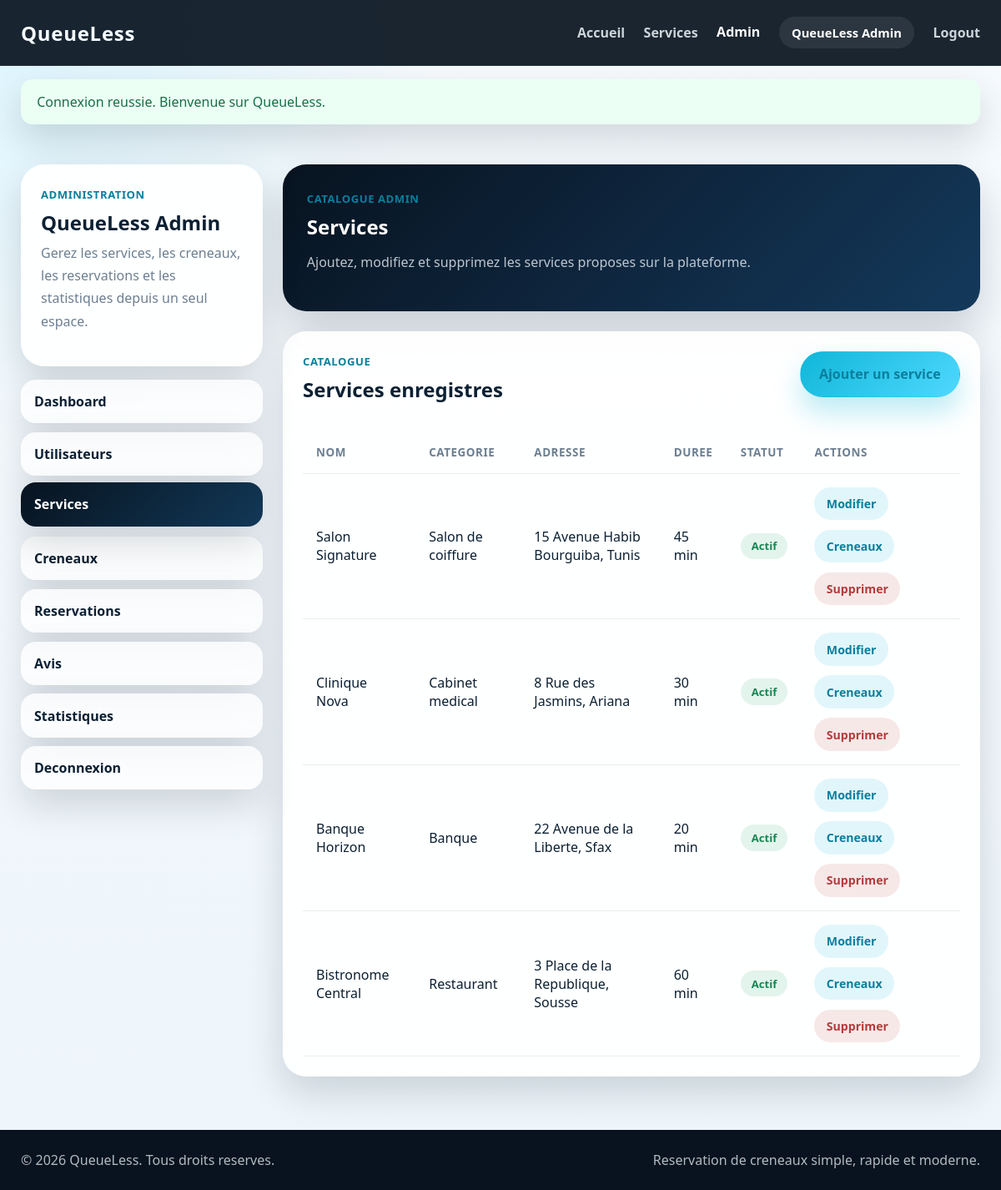
Screenshot of /admin/services.php (signed in) with the database file from the repository.
### tables this page shows
CREATE TABLE services (
    id INT UNSIGNED AUTO_INCREMENT PRIMARY KEY,
    nom VARCHAR(150) NOT NULL,
    description TEXT NOT NULL,
    categorie VARCHAR(100) NOT NULL,
    adresse VARCHAR(255) NOT NULL,
    image VARCHAR(255) DEFAULT NULL,
    duree_moyenne INT UNSIGNED NOT NULL DEFAULT 30,
    actif TINYINT(1) NOT NULL DEFAULT 1,
    created_at TIMESTAMP NOT NULL DEFAULT CURRENT_TIMESTAMP,
    INDEX idx_services_categorie (categorie),
    INDEX idx_services_actif (actif)
);

### includes/functions.php (called while the page is built, shortened)
<?php
function e(?string $value): string
{
    return htmlspecialchars((string) $value, ENT_QUOTES, 'UTF-8');
}
function url(string $path = ''): string
{
    $path = ltrim($path, '/');
    return (APP_URL !== '' ? APP_URL : '') . '/' . $path;
}
function badge_class_for(string $status): string
{
    $status = strtolower($status);
    if (in_array($status, ['reservee', 'disponible', 'actif', 'success'], true)) {
        return 'status-badge success';
    }
    return 'status-badge';
}

### admin/services.php (the view, shortened to what this page needs)
<?php
$services = [];
try {
    $pdo = getPDO();
    $servicesStatement = $pdo->query(
        'SELECT
            s.id,
            s.nom,
            s.categorie,
            s.adresse,
            s.actif,
            s.duree_moyenne,
            (
                SELECT COUNT(*)
                FROM slots sl
                WHERE sl.service_id = s.id
            ) AS total_slots
        FROM services s
        ORDER BY s.created_at DESC'
    );
    $services = $servicesStatement->fetchAll();
} catch (Throwable $exception) {
    $databaseWarning = 'Impossible de charger les services pour le moment.';
}
require_once __DIR__ . '/../includes/header.php';
?>
<section class="dashboard-section">
    <div class="container dashboard-layout">
        <?php include __DIR__ . '/../includes/sidebar_admin.php'; ?>
        <div class="dashboard-main">
            <div class="dashboard-hero">
                <span class="dashboard-kicker">Catalogue admin</span>
                <h1>Services</h1>
                <p>Ajoutez, modifiez et supprimez les services proposes sur la plateforme.</p>
            </div>
            <section class="content-panel">
                <div class="panel-heading">
                    <div>
                        <span class="small-label">Catalogue</span>
                        <h2>Services enregistres</h2>
                    </div>
                    <a class="btn btn-primary" href="<?= url('admin/add_service.php'); ?>">Ajouter un service</a>
                </div>
                <?php if ($services): ?>
                    <div class="table-wrapper">
                        <table class="data-table">
                            <thead>
                                <tr>
                                    <th>Nom</th>
                                    <th>Categorie</th>
                                    <th>Adresse</th>
                                    <th>Duree</th>
                                    <th>Statut</th>
                                    <th>Actions</th>
                                </tr>
                            </thead>
                            <tbody>
                                <?php foreach ($services as $service): ?>
                                    <tr>
                                        <td><?= e((string) $service['nom']); ?></td>
                                        <td><?= e((string) $service['categorie']); ?></td>
                                        <td><?= e((string) $service['adresse']); ?></td>
                                        <td><?= e((string) $service['duree_moyenne']); ?> min</td>
                                        <td>
                                            <span class="<?= e(badge_class_for((int) $service['actif'] === 1 ? 'actif' : 'inactif')); ?>">
                                                <?= e((int) $service['actif'] === 1 ? 'Actif' : 'Inactif'); ?>
                                            </span>
                                        </td>
                                        <td>
                                            <div class="table-actions">
                                                <a class="table-link" href="<?= url('admin/edit_service.php?id=' . (int) $service['id']); ?>">Modifier</a>
                                                <a class="table-link" href="<?= url('admin/slots.php?service_id=' . (int) $service['id']); ?>">Creneaux</a>
                                                <form method="POST" action="<?= url('actions/delete_service_action.php'); ?>">
                                                    <button class="table-button danger" type="submit" data-confirm="Supprimer ce service ? Cette action peut echouer si des reservations existent.">
                                                        Supprimer
                                                    </button>
                                                </form>
                                            </div>
                                        </td>
                                    </tr>
                                <?php endforeach; ?>
                            </tbody>
                        </table>
                    </div>
                <?php else: ?>
                    <div class="empty-panel">
                        <p>Aucun service disponible pour le moment.</p>
                    </div>
                <?php endif; ?>
            </section>
        </div>
    </div>
</section>
<?php require_once __DIR__ . '/../includes/footer.php'; ?>

### assets/css/style.css (style rules this page uses)
:root { --bg-dark: #07131f; --bg-dark-soft: #0d1c2c; --bg-light: #f4f9fc; --surface: rgba(255, 255, 255, 0.08); --surface-solid: #ffffff; --text-main: #0c2033; --text-light: #f4fbff; --text-muted: #6d7f91; --primary: #10b7d8; --primary-dark: #0a7f9d; --accent: #4fd8ff; --border: rgba(255, 255, 255, 0.12); --shadow: 0 18px 45px rgba(6, 18, 32, 0.16); --radius-lg: 28px; --radius-md: 20px; --radius-sm: 14px; --transition: 0.25s ease; }
* { box-sizing: border-box; }
html { scroll-behavior: smooth; }
body { margin: 0; font-family: "Segoe UI", Tahoma, Geneva, Verdana, sans-serif; color: var(--text-main); background: radial-gradient(circle at top left, rgba(79, 216, 255, 0.16), transparent 28%), linear-gradient(180deg, #f7fbfe 0%, #edf5fb 100%); }
a { color: inherit; text-decoration: none; }
button { font: inherit; }
h1, h2, h3 { margin-top: 0; margin-bottom: 1rem; line-height: 1.1; }
p { margin-top: 0; margin-bottom: 1rem; color: var(--text-muted); line-height: 1.7; }
.container { width: min(1150px, calc(100% - 2rem)); margin: 0 auto; }
.btn { display: inline-flex; align-items: center; justify-content: center; padding: 0.95rem 1.4rem; border: 1px solid transparent; border-radius: 999px; font-weight: 700; transition: transform var(--transition), box-shadow var(--transition), background var(--transition); }
.btn-primary { background: linear-gradient(135deg, var(--primary) 0%, var(--accent) 100%); color: #04111d; box-shadow: 0 18px 32px rgba(16, 183, 216, 0.28); }
.status-badge { display: inline-flex; align-items: center; justify-content: center; width: fit-content; padding: 0.42rem 0.82rem; border-radius: 999px; background: rgba(16, 183, 216, 0.12); color: var(--primary-dark); font-size: 0.82rem; font-weight: 700; }
.content-panel { padding: 1.5rem; border-radius: var(--radius-lg); background: rgba(255, 255, 255, 0.96); box-shadow: var(--shadow); }
.panel-heading { display: flex; justify-content: space-between; align-items: flex-start; gap: 1rem; margin-bottom: 1.25rem; }
.small-label { display: inline-block; margin-bottom: 0.75rem; font-size: 0.82rem; font-weight: 700; letter-spacing: 0.04em; text-transform: uppercase; color: var(--primary-dark); }

### assets/css/dashboard.css (style rules this page uses)
.dashboard-section { padding: 3rem 0 4rem; }
.dashboard-layout { display: grid; grid-template-columns: 290px minmax(0, 1fr); gap: 1.5rem; align-items: start; }
.sidebar-panel, .content-panel, .stat-panel, .detail-card { background: rgba(255, 255, 255, 0.96); border-radius: var(--radius-lg); box-shadow: var(--shadow); }
.sidebar-label, .small-label, .dashboard-kicker { display: inline-block; margin-bottom: 0.75rem; font-size: 0.82rem; font-weight: 700; letter-spacing: 0.04em; text-transform: uppercase; color: var(--primary-dark); }
.dashboard-main { display: grid; gap: 1.5rem; }
.dashboard-hero { padding: 1.8rem; border-radius: var(--radius-lg); background: linear-gradient(135deg, #07131f 0%, #0f2740 54%, #13395b 100%); color: #ffffff; box-shadow: 0 24px 50px rgba(7, 19, 31, 0.18); }
.dashboard-hero p { max-width: 720px; color: rgba(244, 251, 255, 0.76); }
.content-panel { padding: 1.5rem; }
.panel-heading { display: flex; justify-content: space-between; align-items: flex-start; gap: 1rem; margin-bottom: 1.25rem; }
.panel-heading a { color: var(--primary-dark); font-weight: 700; }
.table-wrapper { overflow-x: auto; }
.data-table { width: 100%; min-width: 720px; border-collapse: collapse; }
.data-table th, .data-table td { padding: 1rem; border-bottom: 1px solid rgba(12, 32, 51, 0.08); text-align: left; }
.data-table th { color: var(--text-muted); font-size: 0.84rem; text-transform: uppercase; letter-spacing: 0.04em; }
.table-actions { display: flex; align-items: center; gap: 0.7rem; flex-wrap: wrap; }
.table-link, .table-button { display: inline-flex; align-items: center; justify-content: center; padding: 0.65rem 0.9rem; border-radius: 999px; font-size: 0.88rem; font-weight: 700; }
.table-link { background: rgba(16, 183, 216, 0.12); color: var(--primary-dark); }
.table-button { border: 0; cursor: pointer; background: rgba(12, 32, 51, 0.08); color: var(--text-main); }
.table-button.danger { background: rgba(196, 64, 64, 0.12); color: #b43b3b; }
.status-badge { display: inline-flex; align-items: center; justify-content: center; padding: 0.42rem 0.82rem; border-radius: 999px; font-size: 0.82rem; font-weight: 700; }
.status-badge.success { background: rgba(38, 161, 97, 0.12); color: #198553; }

### rows the page displays
services: nom "Salon Signature", categorie "Salon de coiffure", adresse "15 Avenue Habib Bourguiba, Tunis", duree_moyenne "45", actif "Actif"
services: nom "Clinique Nova", categorie "Cabinet medical", adresse "8 Rue des Jasmins, Ariana", duree_moyenne "30", actif "Actif"
services: nom "Banque Horizon", categorie "Banque", adresse "22 Avenue de la Liberte, Sfax", duree_moyenne "20", actif "Actif"
services: nom "Bistronome Central", categorie "Restaurant", adresse "3 Place de la Republique, Sousse", duree_moyenne "60", actif "Actif"

### other values shown
$flashMessage['message'] "Connexion reussie. Bienvenue sur QueueLess."
$displayName !== '' ? $displayName : 'Admin QueueLess' "QueueLess Admin"
